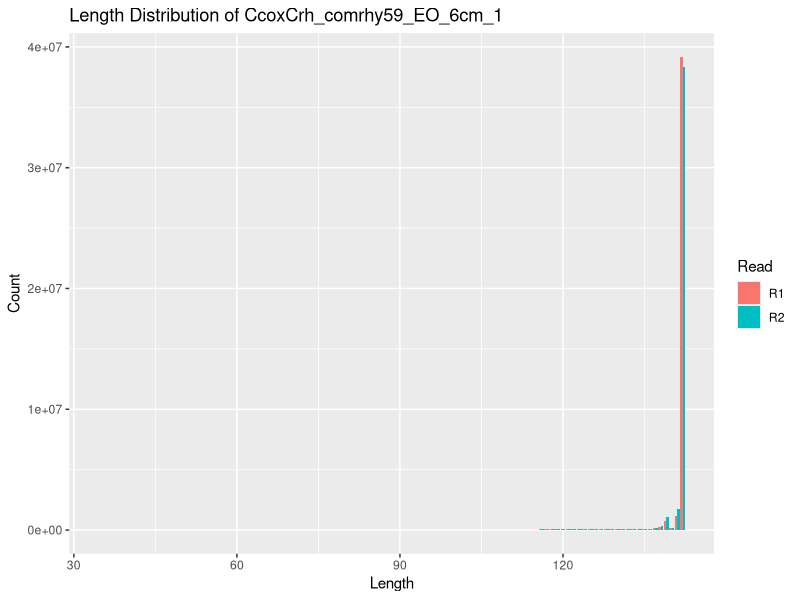
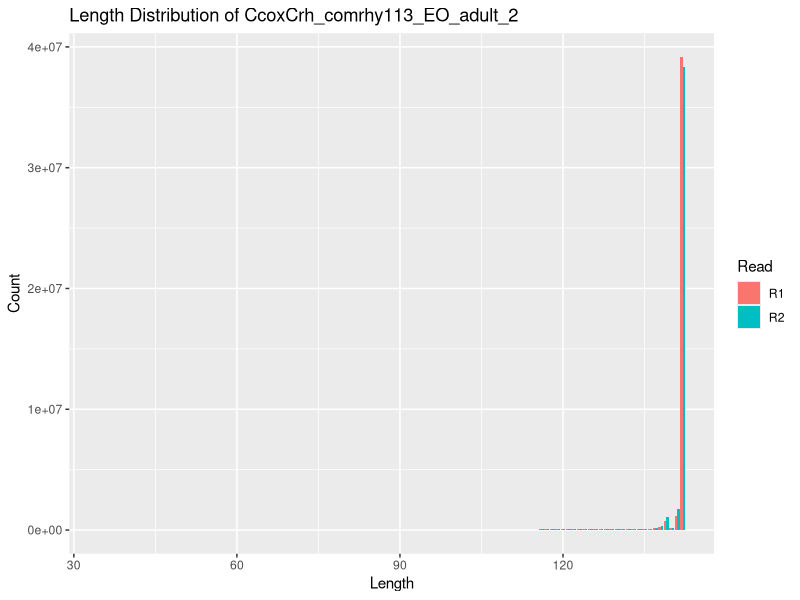
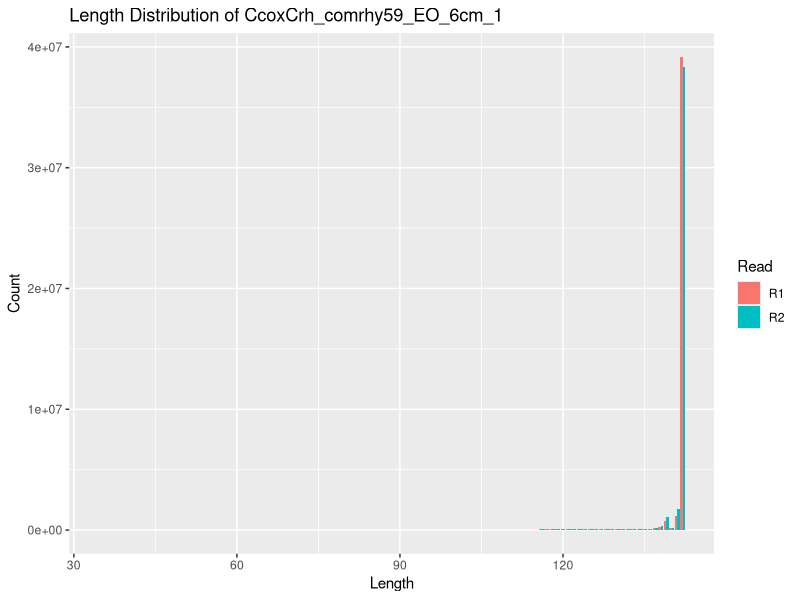
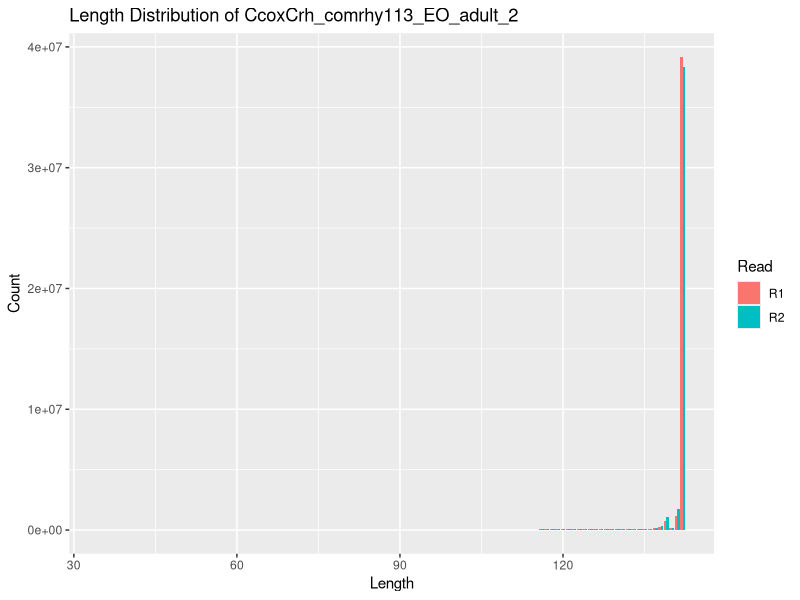

Write the R code that produced these figures, in order.
library(tidyverse)

data1 <- read.csv("CcoxCrh_comrhy59_EO_6cm_1.tsv", sep = "\t")

data2 <- read.csv("CcoxCrh_comrhy113_EO_adult_2.tsv", sep = "\t")


ggplot(data = data1, aes(x = Length, y = Count, fill = Read)) +
  geom_bar(stat = "identity", position = "dodge") +
  labs(title = "Length Distribution of CcoxCrh_comrhy59_EO_6cm_1")
ggsave("CcoxCrh_comrhy59_EO_6cm_1_length_distribution.png", width = 8, height = 5)


ggplot(data = data1, aes(x = Length, y = Count, fill = Read)) +
  geom_bar(stat = "identity", position = "dodge") +
  labs(title = "Length Distribution of CcoxCrh_comrhy113_EO_adult_2")
ggsave("CcoxCrh_comrhy113_EO_adult_2_length_distribution.png", width = 8, height = 5)